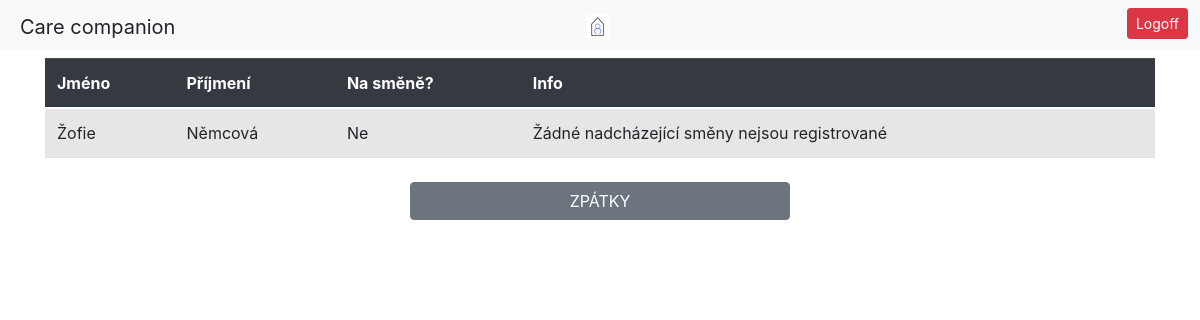
Before: /klient/seznam-opatrovniku/ (signed in) with the older database file.
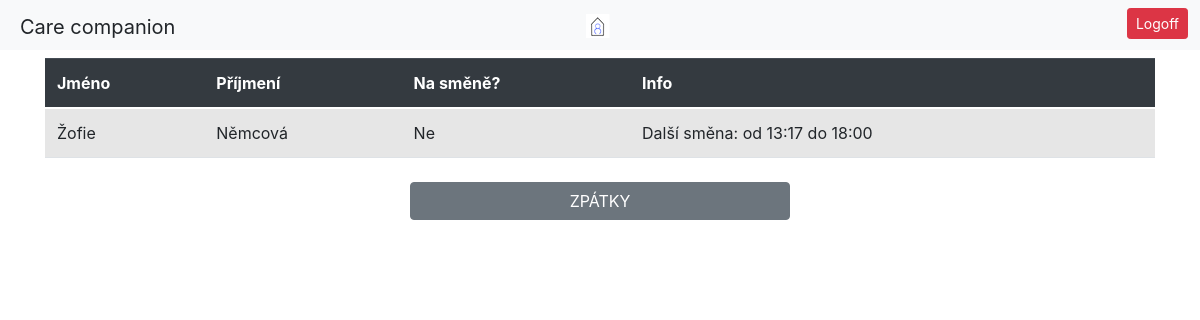
After: the same page with the newer database file.
### caregiver/models.py (models this page shows)
class Shift(models.Model):
    date_of_shift = models.DateField()
    start = models.TimeField()
    end = models.TimeField()
    caregiver = models.ForeignKey(Caregiver, on_delete=models.CASCADE)

### patient/decorators.py (the view)
    def _wrapped_view(request, *args, **kwargs):
        if request.user.is_authenticated:
            groups = request.user.groups.values_list('name', flat=True)
            if 'Patients' in groups:
                return view_func(request, *args, **kwargs)
        messages.success(request, 'Pro přístup do aplikace se přihlašte.')
        return redirect('login_user')

### caregiver/models.py (called while the page is built)
    @property
    def first_name(self):
        return self.user.first_name

    @property
    def last_name(self):
        return self.user.last_name

### patient/templates/caregivers_list.html
{% extends 'base_patient.html' %}
{% load static %}
{% block navbar %}
     <a href="{% url 'index_patient' %}"><img src="{% static 'CareLogo.png' %}" alt="Italian Trulli"></a>
{% endblock %}
{% block content %}
    <div class="container pt-2">
      <table class="table table-striped">
        <thead class="thead-dark">
            <tr>
                <th scope="col">Jméno</th>
                <th scope="col">Příjmení</th>
                <th scope="col">Na směně?</th>
                <th scope="col">Info</th>
            </tr>
        </thead>
        <tbody>
            {% for user_info in users_shift_info %}
            <tr>
                <td>{{ user_info.first_name }}</td>
                <td>{{ user_info.last_name }}</td>
                <td>{% if user_info.on_shift %} Ano {% else %} Ne {% endif %}</td>
                <td>{% if user_info.on_shift %} Do {{ user_info.shift_end }}
                    {% elif user_info.no_upc_shifts %} Žádné nadcházející směny nejsou registrované
                    {% else %} Další směna: {{ user_info.next_shift_date }} od {{ user_info.next_shift_start }} do {{ user_info.next_shift_end }} {% endif %}
                </td>
            </tr>
            {% endfor %}
        </tbody>
    </table>
    </div>
    <div class="row justify-content-center mt-4">
        <div class="col-4 col-md-4">
            <a href="{% url 'index_patient' %}" class="btn btn-secondary btn-block">ZPÁTKY</a>
        </div>
    </div>
{% endblock %}

Changed rows visible on the page:
added Shift: next_shift_start "13:17", next_shift_end "18:00"
Other visible differences:
new list line: "Žofie Němcová"
new list line: "Ne Další směna: od do"
list line gone: "Žofie Němcová"
list line gone: "Ne Žádné nadcházející směny nejsou registrované"
